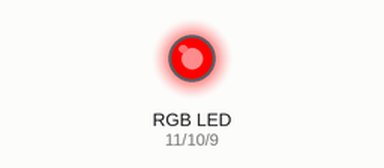
Recording of a sketch running on a simulated Arduino Uno, built with avr-gcc and run on an emulated ATmega328P. On the bench: an RGB LED mixed from three pins (HIGH = lit). Dim RGB values are drawn brighter than linear.

Above: at 0.05 s.
At 1.5 s:
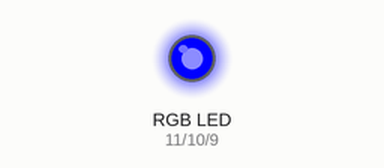
At 3.0 s:
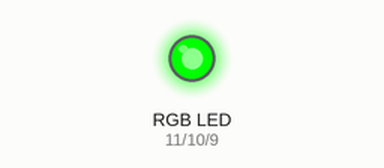
At 3.7 s:
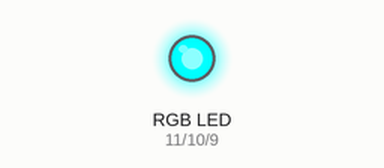
At 4.45 s:
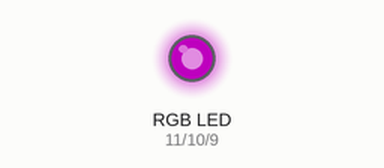
At 5.95 s:
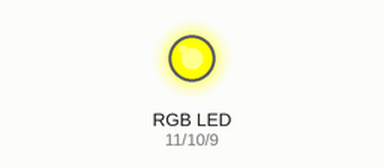
Timing chart, 0 to 7.8 s (numbered marks = the images above):
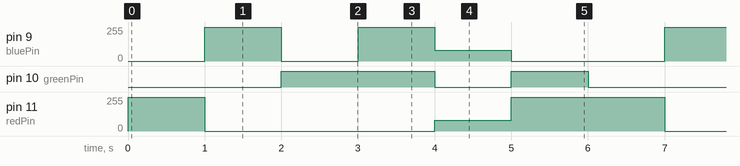

Measured:
- by itself, pin 9 (bluePin): repeats every 6.0 s: 0/255 1.0 s, 255/255 1.0 s, 80/255 1.0 s, 0/255 2.0 s, 255/255 1.0 s
- by itself, pin 10 (greenPin): repeats every 6.0 s: LOW 1.0 s, HIGH 1.0 s, LOW 2.0 s, HIGH 2.0 s
- by itself, pin 11 (redPin): repeats every 6.0 s: 0/255 3.0 s, 80/255 1.0 s, 255/255 2.0 s

The sketch:

Program.ino
```cpp
int redPin = 11;
int greenPin = 10;
int bluePin = 9;
void setup()
{
  pinMode(redPin, OUTPUT);
  pinMode(greenPin, OUTPUT);
  pinMode(bluePin, OUTPUT);
}
void loop()
{
  // RED
  setColor(255, 0, 0);
  delay(1000);
  //BLUE
  setColor(0, 0, 255);
  delay(1000);
  //GREEN
  setColor(0, 255, 0);
  delay(1000);

  // CYAN
  setColor(0, 255, 255);
  delay(1000);
  //MAGENTA
  setColor(80, 0, 80);
  delay(1000);
  //YELLOW
  setColor(255, 255, 0);
  delay(1000);
}
void setColor(int red, int green, int blue)
{
  analogWrite(redPin, red);
  analogWrite(bluePin, blue);
  analogWrite(greenPin, green);
}
```
